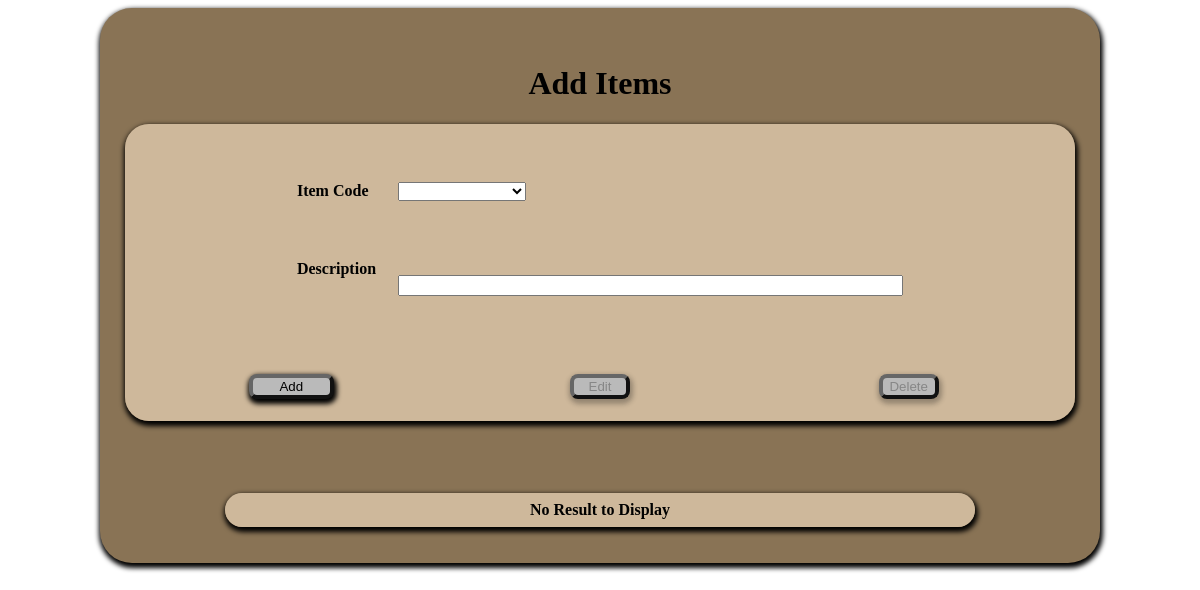
Before: /Reg_supplies.php with the older database file.
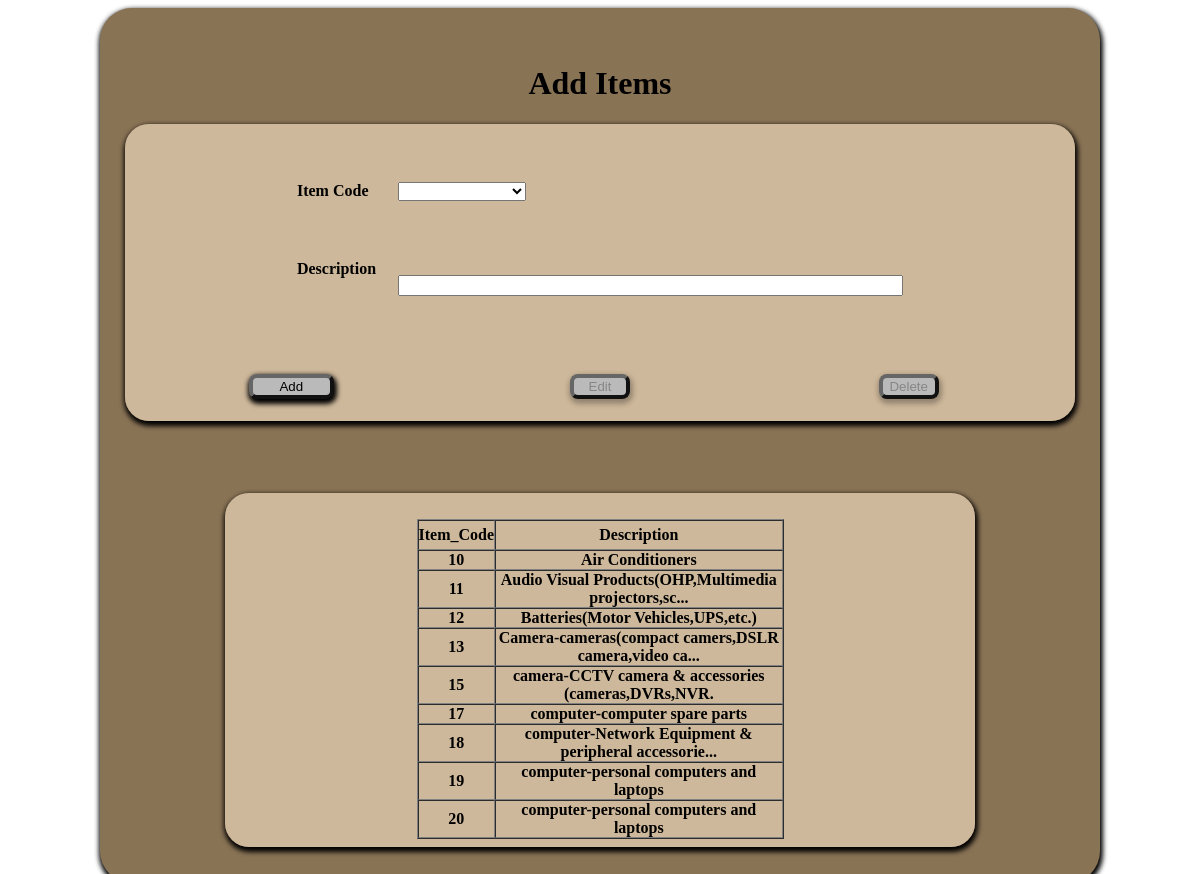
After: the same page with the newer database file.
### tables this page shows
CREATE TABLE `reg_sup` (
  `item_code` int(10) NOT NULL,
  `description` varchar(60) NOT NULL
);

### phpfncs/Database.php (called while the page is built, shortened)
<?php
class DBOperations
{
private $ServerCon;
	public function Connect_to_DB($db)
	{
	$this->ServerCon = mysql_connect("localhost","root","");
	if (!$this->ServerCon)
		  {
		  die('Could not connect: ' . mysql_error());
		  }
	  else
		  {
			$this->DbCon =mysql_select_db('misaccdb', $this->ServerCon);
		  }
	}
	public function Exe_Qry($query)
	{
			$result = mysql_query($query, $this->ServerCon);
				if(!$result)
				{
					die('DB Error: ' . mysql_error(). " <br/>" .$query);
					echo '<script> alert ("'. mysql_error() .'"); </script>';
				}
				else
				{
					return $result;
				}
	}
}
?>

### Reg_supplies.php (the view, shortened to what this page needs)
<!DOCTYPE html>
<html>
<head>
<link href="css/Css_file.css" rel="stylesheet" type="text/css">
<?php
require_once ("phpfncs/Database.php");
$db = new DBOperations("attend_db");
$butOp=false;
?>
</head>
	<body>
	<?php
        $description = $_POST['description'];
?>
<div id="wrapp">
	<form name="form1" method="post" action="" onSubmit="return validate_form(this);" class="plain">
<table align="center" class="searchResults">
		<table width="94%" height="297"  border="0" align="center" cellpadding="10" cellspacing="1" id="wrapped2">
		  <caption>
		  <h1>Add Items</h1></caption>
				<tr>
					<th>
					<table align="center"  border="0" cellpadding="4" cellspacing="1" style="color:#000000">
				<tr>
					<th height="30" valign="top" scope="row"><p>Item Code</p></th>
					<th rowspan="2" valign="top">&nbsp;</th>
					<td align="left"><p>
					  <select name = "item_code" id = "item_code" onChange="document.form1.submit()" >
				      </select>
					</p>
			      <p>&nbsp;</p></td>
				</tr>
				<tr>
				  <th height="51" valign="top" scope="row"><div align="left">Description</div></th>
				  <td align="left"><input type = "text" size="60" name = "description" id = "description" value="<?php echo $description;?>"/></td>
				  </tr>
					</table></th>
				</tr>
			<br/>
			<br/>
			<tr>
				<td class="tbrow" colspan="3" >
				<table width="100%" >
					<tr >
						<td class="tbrow" width="22%"> <div align="center"><font color="#FF33CC" size="1">
							<input name="btnadd" type="submit" id="btnadd" value="Add" <?php if ($butOp){echo 'disabled="disabled"';}?>>
							</font></div>
						</td>
					<td class="tbrow" width="22%"> <div align="center"><font color="#FF33CC">
							<input name="btnEdit" id="btnEdit" type="submit" value="Edit" <?php if ($butOp == false){echo 'disabled="disabled"';}?> class="button" style="width:60px;"/>
							</font></div>
						   <td class="tbrow" width="22%"> <div align="center"><font color="#FF33CC">
						   <input name="btndelete" id="btndelete" type="submit" value="Delete" <?php if ($butOp == false){echo 'disabled="disabled"';}?> class="button"  style="width:60px;" />
							</font></div>
						</td>
				</tr>
				</table>
				</td>
			</tr>
			</table>
<br/>
			<br/>
				<br/>
			<br/>
			<table id="wrapped" align="center" cellspacing="3" cellpadding="5" border="0">
			<tr>
				<th>
				<?php
					$result1=$db->Exe_Qry("SELECT * FROM reg_sup ORDER BY item_code");
					if(mysql_num_rows($result1)>0){
					if ($myrow = mysql_fetch_array($result1)) {
					echo '<br>';
					echo '<table id = "table2" align="center" border="1" cellspacing="0" cellpadding="0" width=50% >'."\n";
					echo '<tr height="30">';
					echo '<td class="tbrow" ><div align="center">Item_Code</td>';
					echo '<td class="tbrow" ><div align="center">Description</td>';
					echo "</tr>\n";
					do {
				?>
				<tr>
                	<td class="" ><?php echo $myrow['item_code']; ?></td>
					<td class="" ><?php echo $myrow['description']; ?></td>
				<?php
					}
					while ($myrow = mysql_fetch_array($result1));
					echo '</table>';
					}
					}
					else{
						echo "No Result to Display";
					}
				?>
				</div>
	<br />
	<br />
</body>
</html>

### css/Css_file.css (style rules this page uses)
p { text-align:justify; }
Caption { color:#000000; white-space:nowrap; }
#wrapp { width:1000px; margin:auto; background:#897355; box-shadow:1px 3px 5px 2px; border-radius:2em; }
input[type="submit"],#browse,#start-upload,.butt { background:#bababa; border-radius: 8px; border-color:#666666; border-width:4px; width:85px; box-shadow:1px 3px 5px 2px; }
#wrapped { background:url(../images/inbg5.png); margin:auto; width:750px; box-shadow:1px 3px 5px 2px; border-radius:1.5em; }
#wrapped2 { background:url(../images/inbg5.png); margin:auto; width:95%; box-shadow:1px 3px 5px 2px; border-radius:1.5em; }
th, td { font-weight:bolder; vertical-align:central; color:#000; font-size:16px; }

Changed rows visible on the page:
added reg_sup: item_code "10", description "Air Conditioners"
added reg_sup: item_code "11", description "Audio Visual Products(OHP,Multimedia projectors,sc..."
added reg_sup: item_code "12", description "Batteries(Motor Vehicles,UPS,etc.)"
added reg_sup: item_code "13", description "Camera-cameras(compact camers,DSLR camera,video ca..."
added reg_sup: item_code "15", description "camera-CCTV camera & accessories (cameras,DVRs,NVR."
added reg_sup: item_code "17", description "computer-computer spare parts"
added reg_sup: item_code "18", description "computer-Network Equipment & peripheral accessorie..."
added reg_sup: item_code "19", description "computer-personal computers and laptops"
added reg_sup: item_code "20", description "computer-personal computers and laptops"
Other visible differences:
text no longer shown: "No Result to Display"
text now shown: "Item_Code Description"
